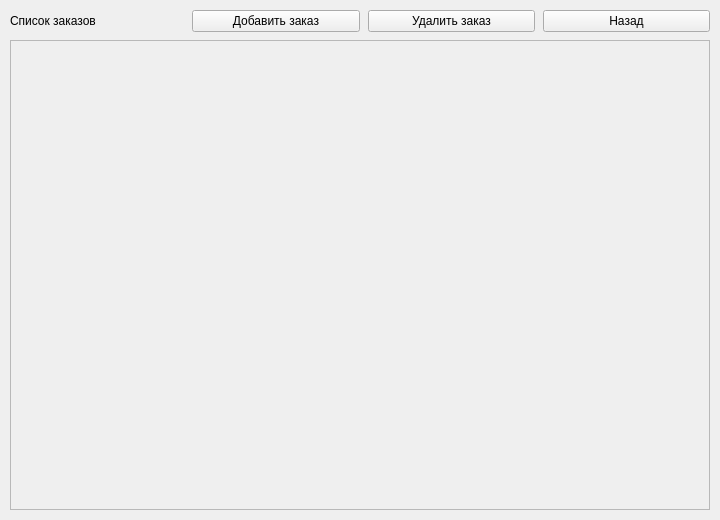
<?xml version="1.0" encoding="UTF-8"?>
<ui version="4.0">
 <class>OrdersForm</class>
 <widget class="QWidget" name="OrdersForm">
  <property name="geometry">
   <rect><x>0</x><y>0</y><width>720</width><height>520</height></rect>
  </property>
  <property name="windowTitle">
   <string>Заказы</string>
  </property>
  <layout class="QVBoxLayout" name="main_layout">
   <property name="spacing"><number>8</number></property>
   <property name="margin"><number>10</number></property>
   <item>
    <layout class="QHBoxLayout" name="top_panel">
     <item>
      <widget class="QLabel" name="title_label">
       <property name="text"><string>Список заказов</string></property>
      </widget>
     </item>
     <item>
      <spacer name="top_spacer">
       <property name="orientation"><enum>Qt::Horizontal</enum></property>
      </spacer>
     </item>
     <item>
      <widget class="QPushButton" name="add_btn">
       <property name="text"><string>Добавить заказ</string></property>
      </widget>
     </item>
     <item>
      <widget class="QPushButton" name="delete_btn">
       <property name="text"><string>Удалить заказ</string></property>
      </widget>
     </item>
     <item>
      <widget class="QPushButton" name="back_btn">
       <property name="text"><string>Назад</string></property>
      </widget>
     </item>
    </layout>
   </item>
   <item>
    <widget class="QScrollArea" name="scroll_area">
     <property name="widgetResizable"><bool>true</bool></property>
     <widget class="QWidget" name="scroll_widget">
      <layout class="QVBoxLayout" name="cards_layout">
       <property name="spacing"><number>10</number></property>
       <property name="margin"><number>4</number></property>
      </layout>
     </widget>
    </widget>
   </item>
  </layout>
 </widget>
 <resources/>
 <connections/>
</ui>
